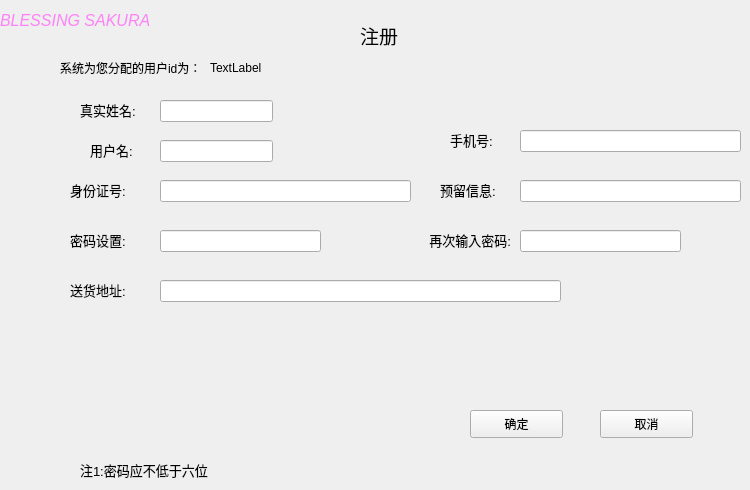
    <widget class="QWidget" name="page_3">
     <widget class="QLabel" name="label_idinform">
      <property name="geometry">
       <rect>
        <x>60</x>
        <y>60</y>
        <width>151</width>
        <height>16</height>
       </rect>
      </property>
      <property name="text">
       <string>系统为您分配的用户id为：</string>
      </property>
     </widget>
     <widget class="QLineEdit" name="lineEdit_name">
      <property name="geometry">
       <rect>
        <x>160</x>
        <y>100</y>
        <width>113</width>
        <height>22</height>
       </rect>
      </property>
     </widget>
     <widget class="QLineEdit" name="lineEdit_id">
      <property name="geometry">
       <rect>
        <x>160</x>
        <y>180</y>
        <width>251</width>
        <height>22</height>
       </rect>
      </property>
     </widget>
     <widget class="QLabel" name="label_5">
      <property name="geometry">
       <rect>
        <x>80</x>
        <y>100</y>
        <width>81</width>
        <height>21</height>
       </rect>
      </property>
      <property name="text">
       <string>&lt;html&gt;&lt;head/&gt;&lt;body&gt;&lt;p&gt;&lt;span style=&quot; font-size:10pt;&quot;&gt;真实姓名:&lt;/span&gt;&lt;/p&gt;&lt;/body&gt;&lt;/html&gt;</string>
      </property>
     </widget>
     <widget class="QLabel" name="label_6">
      <property name="geometry">
       <rect>
        <x>70</x>
        <y>180</y>
        <width>81</width>
        <height>21</height>
       </rect>
      </property>
      <property name="text">
       <string>&lt;html&gt;&lt;head/&gt;&lt;body&gt;&lt;p&gt;&lt;span style=&quot; font-size:10pt;&quot;&gt;身份证号:&lt;/span&gt;&lt;/p&gt;&lt;/body&gt;&lt;/html&gt;</string>
      </property>
     </widget>
     <widget class="QLineEdit" name="lineEdit_phone">
      <property name="geometry">
       <rect>
        <x>520</x>
        <y>130</y>
        <width>221</width>
        <height>22</height>
       </rect>
      </property>
     </widget>
     <widget class="QLabel" name="label_9">
      <property name="geometry">
       <rect>
        <x>450</x>
        <y>130</y>
        <width>61</width>
        <height>21</height>
       </rect>
      </property>
      <property name="text">
       <string>&lt;html&gt;&lt;head/&gt;&lt;body&gt;&lt;p&gt;&lt;span style=&quot; font-size:10pt;&quot;&gt;手机号:&lt;/span&gt;&lt;/p&gt;&lt;/body&gt;&lt;/html&gt;</string>
      </property>
     </widget>
     <widget class="QLabel" name="label_10">
      <property name="geometry">
       <rect>
        <x>440</x>
        <y>180</y>
        <width>81</width>
        <height>21</height>
       </rect>
      </property>
      <property name="text">
       <string>&lt;html&gt;&lt;head/&gt;&lt;body&gt;&lt;p&gt;&lt;span style=&quot; font-size:10pt;&quot;&gt;预留信息:&lt;/span&gt;&lt;/p&gt;&lt;/body&gt;&lt;/html&gt;</string>
      </property>
     </widget>
     <widget class="QLineEdit" name="lineEdit_message">
      <property name="geometry">
       <rect>
        <x>520</x>
        <y>180</y>
        <width>221</width>
        <height>22</height>
       </rect>
      </property>
     </widget>
     <widget class="QLabel" name="label_11">
      <property name="geometry">
       <rect>
        <x>70</x>
        <y>230</y>
        <width>81</width>
        <height>21</height>
       </rect>
      </property>
      <property name="text">
       <string>&lt;html&gt;&lt;head/&gt;&lt;body&gt;&lt;p&gt;&lt;span style=&quot; font-size:10pt;&quot;&gt;密码设置:&lt;/span&gt;&lt;/p&gt;&lt;/body&gt;&lt;/html&gt;</string>
      </property>
     </widget>
     <widget class="QLineEdit" name="lineEdit_code">
      <property name="geometry">
       <rect>
        <x>160</x>
        <y>230</y>
        <width>161</width>
        <height>22</height>
       </rect>
      </property>
     </widget>
     <widget class="QLineEdit" name="lineEdit_recode">
      <property name="geometry">
       <rect>
        <x>520</x>
        <y>230</y>
        <width>161</width>
        <height>22</height>
       </rect>
      </property>
     </widget>
     <widget class="QLabel" name="label_12">
      <property name="geometry">
       <rect>
        <x>400</x>
        <y>230</y>
        <width>111</width>
        <height>21</height>
       </rect>
      </property>
      <property name="text">
       <string>&lt;html&gt;&lt;head/&gt;&lt;body&gt;&lt;p align=&quot;right&quot;&gt;&lt;span style=&quot; font-size:10pt;&quot;&gt;再次输入密码:&lt;/span&gt;&lt;/p&gt;&lt;/body&gt;&lt;/html&gt;</string>
      </property>
     </widget>
     <widget class="QLabel" name="label_13">
      <property name="geometry">
       <rect>
        <x>80</x>
        <y>460</y>
        <width>171</width>
        <height>21</height>
       </rect>
      </property>
      <property name="text">
       <string>&lt;html&gt;&lt;head/&gt;&lt;body&gt;&lt;p&gt;&lt;span style=&quot; font-size:10pt;&quot;&gt;注1:密码应不低于六位&lt;/span&gt;&lt;/p&gt;&lt;/body&gt;&lt;/html&gt;</string>
      </property>
     </widget>
     <widget class="QLabel" name="label_15">
      <property name="geometry">
       <rect>
        <x>70</x>
        <y>280</y>
        <width>81</width>
        <height>21</height>
       </rect>
      </property>
      <property name="text">
       <string>&lt;html&gt;&lt;head/&gt;&lt;body&gt;&lt;p&gt;&lt;span style=&quot; font-size:10pt;&quot;&gt;送货地址:&lt;/span&gt;&lt;/p&gt;&lt;/body&gt;&lt;/html&gt;</string>
      </property>
     </widget>
     <widget class="QLineEdit" name="lineEdit_address">
      <property name="geometry">
       <rect>
        <x>160</x>
        <y>280</y>
        <width>401</width>
        <height>22</height>
       </rect>
      </property>
     </widget>
     <widget class="QLabel" name="label_16">
      <property name="geometry">
       <rect>
        <x>360</x>
        <y>20</y>
        <width>51</width>
        <height>31</height>
       </rect>
      </property>
      <property name="text">
       <string>&lt;html&gt;&lt;head/&gt;&lt;body&gt;&lt;p&gt;&lt;span style=&quot; font-size:14pt;&quot;&gt;注册&lt;/span&gt;&lt;/p&gt;&lt;/body&gt;&lt;/html&gt;</string>
      </property>
     </widget>
     <widget class="QPushButton" name="pushButton_2">
      <property name="geometry">
       <rect>
        <x>470</x>
        <y>410</y>
        <width>93</width>
        <height>28</height>
       </rect>
      </property>
      <property name="text">
       <string>确定</string>
      </property>
     </widget>
     <widget class="QPushButton" name="pushButton_3">
      <property name="geometry">
       <rect>
        <x>600</x>
        <y>410</y>
        <width>93</width>
        <height>28</height>
       </rect>
      </property>
      <property name="text">
       <string>取消</string>
      </property>
     </widget>
     <widget class="QLabel" name="label_17">
      <property name="geometry">
       <rect>
        <x>90</x>
        <y>140</y>
        <width>61</width>
        <height>21</height>
       </rect>
      </property>
      <property name="text">
       <string>&lt;html&gt;&lt;head/&gt;&lt;body&gt;&lt;p&gt;&lt;span style=&quot; font-size:10pt;&quot;&gt;用户名:&lt;/span&gt;&lt;/p&gt;&lt;/body&gt;&lt;/html&gt;</string>
      </property>
     </widget>
     <widget class="QLineEdit" name="lineEdit_uname">
      <property name="geometry">
       <rect>
        <x>160</x>
        <y>140</y>
        <width>113</width>
        <height>22</height>
       </rect>
      </property>
     </widget>
     <widget class="QLabel" name="label_20">
      <property name="geometry">
       <rect>
        <x>0</x>
        <y>0</y>
        <width>171</width>
        <height>41</height>
       </rect>
      </property>
      <property name="text">
       <string>&lt;html&gt;&lt;head/&gt;&lt;body&gt;&lt;p&gt;&lt;span style=&quot; font-size:12pt; font-style:italic; color:#ff81f9;&quot;&gt;BLESSING SAKURA&lt;/span&gt;&lt;/p&gt;&lt;/body&gt;&lt;/html&gt;</string>
      </property>
     </widget>
     <widget class="QLabel" name="label_54">
      <property name="geometry">
       <rect>
        <x>210</x>
        <y>60</y>
        <width>281</width>
        <height>16</height>
       </rect>
      </property>
      <property name="text">
       <string>TextLabel</string>
      </property>
     </widget>
    </widget>
